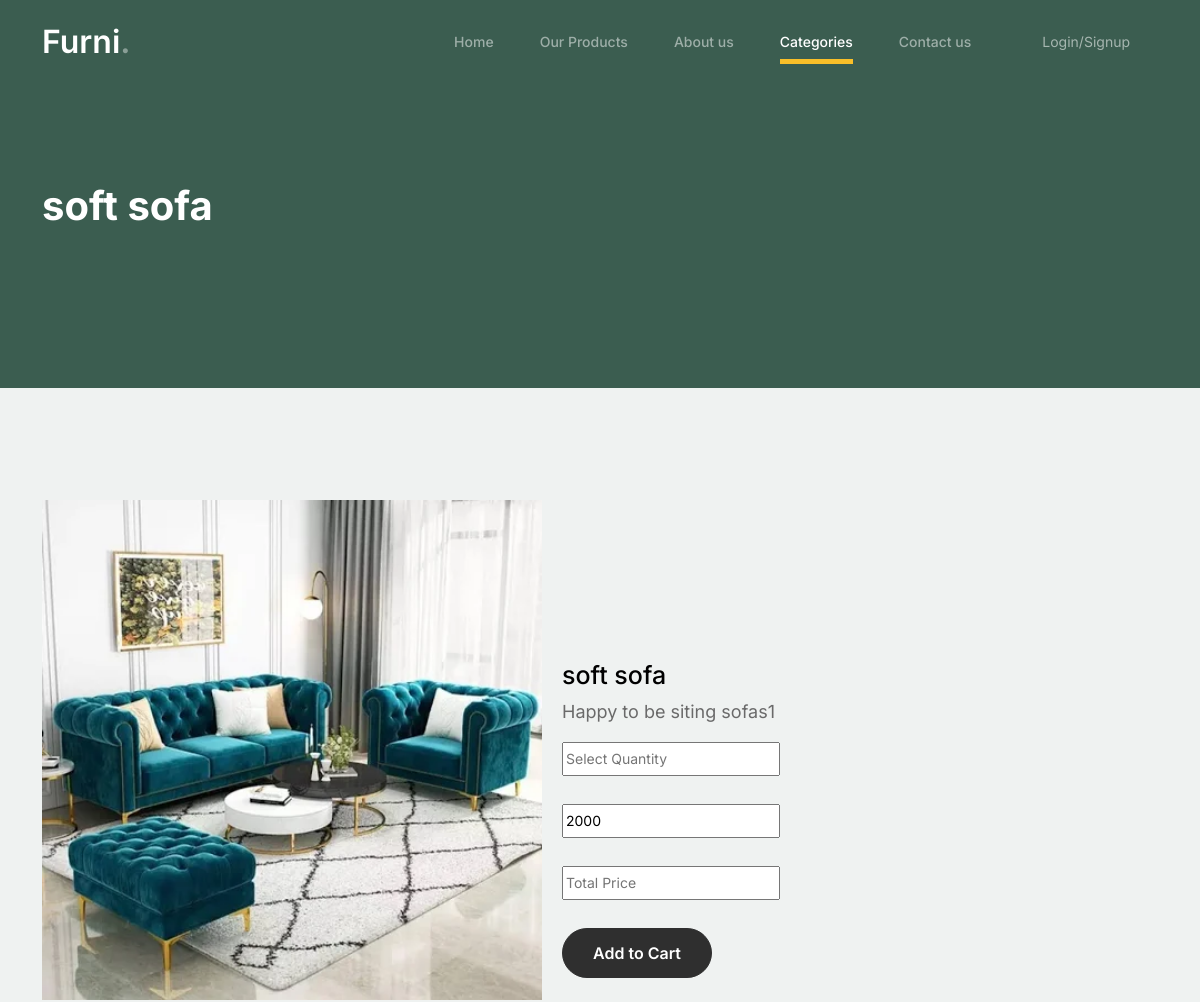
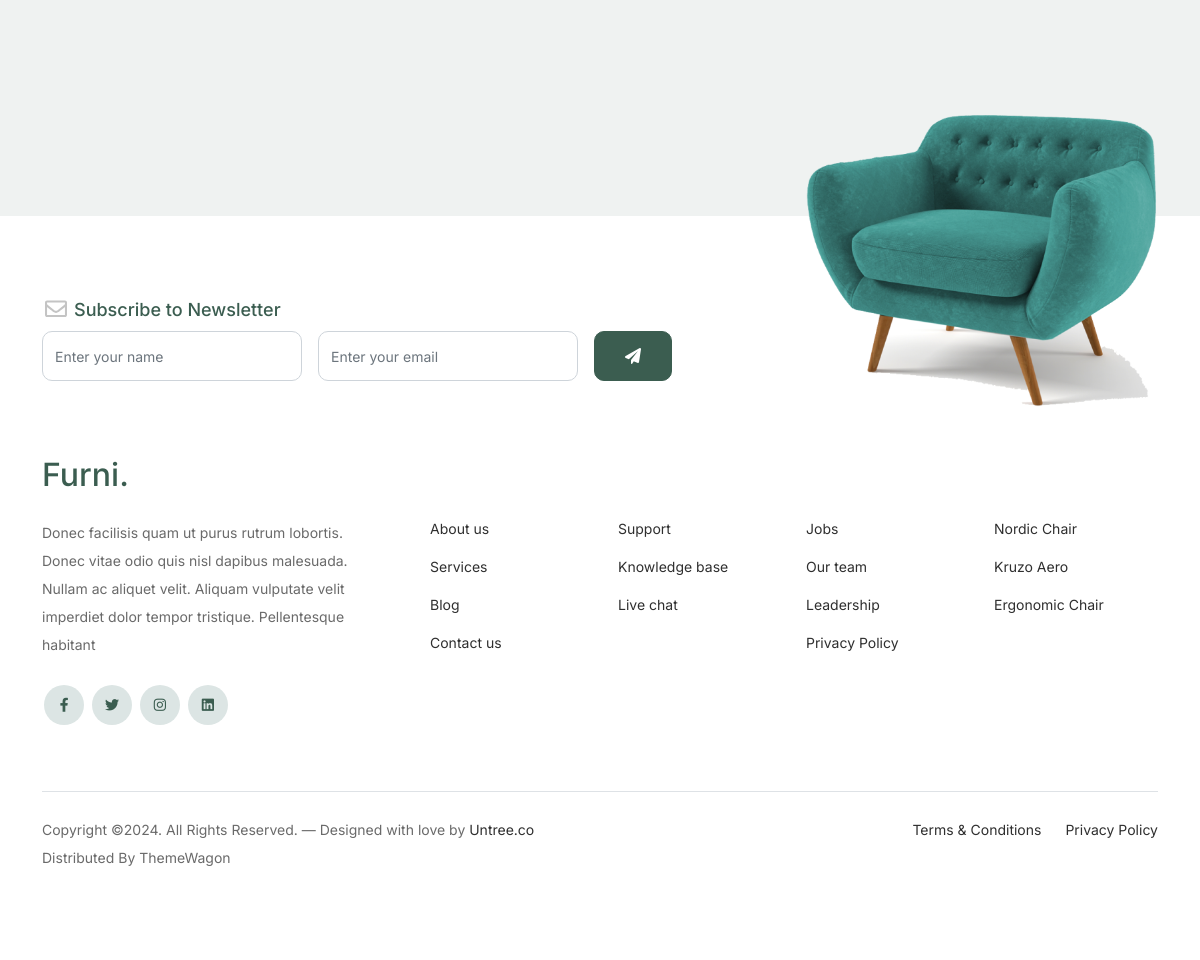
The page /single_page/6/ on the database its author committed (2 pictures, top to bottom).
### LibApp/models.py (models this page shows)
class productdb(models.Model):
    category_name = models.CharField(max_length=100,null=True,blank=True)
    product_name = models.CharField(max_length=100,null=True,blank=True)
    Des = models.CharField(max_length=100,null=True,blank=True)
    pri = models.IntegerField(null=True,blank=True)
    img = models.ImageField(upload_to='Product Images',null=True,blank=True)

### DecoApp/views.py (the view)
# urls.py: path('single_page/<int:pro_id>/',views.single_page,name="single_page"),
def single_page(co,pro_id):
    cat = formdb.objects.all()
    data = productdb.objects.get(id=pro_id)
    return render(co,"single_product.html",{'data':data,'cat':cat })

### DecoApp/templates/single_product.html (shortened to what this page needs)
<!doctype html>
{% load static %}
<html lang="en">
<head>
		<link href="{% static 'lod/css/bootstrap.min.css' %}" rel="stylesheet">
		<link href="https://cdnjs.cloudflare.com/ajax/libs/font-awesome/6.0.0-beta3/css/all.min.css" rel="stylesheet">
		<link href="{% static 'lod/css/tiny-slider.css' %}" rel="stylesheet">
		<link href="{% static 'lod/css/style.css' %}" rel="stylesheet">
	</head>
	<body>
		<nav class="custom-navbar navbar navbar navbar-expand-md navbar-dark bg-dark" arial-label="Furni navigation bar">
			<div class="container">
				<a class="navbar-brand" href="index.html">Furni<span>.</span></a>
				<div class="collapse navbar-collapse" id="navbarsFurni">
					<ul class="custom-navbar-nav navbar-nav ms-auto mb-2 mb-md-0">
						<li class="nav-item ">
							<a class="nav-link" href="{% url 'Home' %}">Home</a>
						</li>
						<li><a class="nav-link" href="{% url 'Shop' %}">Our Products</a></li>
						<li><a class="nav-link" href="{% url 'About' %}">About us</a></li>
						<li class="dropdown active" >
    						<a class="nav-link" href="#" role="button" data-bs-toggle="dropdown" aria-expanded="false">Categories</a>
						</li>
						<li><a class="nav-link" href="{% url 'Contact' %}">Contact us</a></li>
					</ul>
					<ul class="custom-navbar-cta navbar-nav mb-2 mb-md-0 ms-5">
						{% if request.session.name %}
						<li><a class="nav-link" href="{% url 'sessionlogout' %}">Welcome{{request.session.name}}<img src="{% static 'lod/images/user.svg' %}"></a></li>
						{% else %}
						<li><a class="nav-link" href="{% url 'signup_page' %}">Login/Signup</a></li>
						{% endif %}
					</ul>
				</div>
			</div>
		</nav>
			<div class="hero">
				<div class="container">
					<div class="row justify-content-between">
						<div class="col-lg-5">
							<div class="intro-excerpt">
								<h1>{{data.product_name}}</h1>
							</div>
						</div>
						<div class="col-lg-7">
						</div>
					</div>
				</div>
			</div>
		<div class="untree_co-section before-footer-section">
            <div class="container">
              <div class="row mb-5">
                <form  method="post" action="{% url 'save_cart' %}" >
					<img src="{{data.img.url}}" alt="Image" style="width:500px;height:500px" >
                  <div style="margin-left:520px;margin-top:-340px">
                      <h2 class="h5 text-black" style="font-size:25px">{{data.product_name}}</h2>
					  <p style="font-size:18px" >{{data.Des}}</p>
                      <input type="number"  min="1" id="qty"  name="quantity" placeholder="Select Quantity"><br><br>
					  <input type="text" id="price" value="{{data.pri}}"><br><br>
					  <input type="text" id="total" name="totalprice" placeholder="Total Price"><br>
					  <input type="hidden" value="{{request.session.name}}" readonly name="username"><br>
					  <button type="submit" class="btn btn-outline-success">Add to Cart</button>
                  </div>
                </form>
              </div>
            </div>
          </div>
		<footer class="footer-section">
			<div class="container relative">
				<div class="sofa-img">
					<img src="{% static 'lod/images/sofa.png' %}" alt="Image" class="img-fluid">
				</div>
				<div class="row">
					<div class="col-lg-8">
						<div class="subscription-form">
							<h3 class="d-flex align-items-center"><span class="me-1"><img src="{% static 'lod/images/envelope-outline.svg' %}" alt="Image" class="img-fluid"></span><span>Subscribe to Newsletter</span></h3>
							<form action="#" class="row g-3">
								<div class="col-auto">
									<input type="text" class="form-control" placeholder="Enter your name">
								</div>
								<div class="col-auto">
									<input type="email" class="form-control" placeholder="Enter your email">
								</div>
								<div class="col-auto">
									<button class="btn btn-primary">
										<span class="fa fa-paper-plane"></span>
									</button>
								</div>
							</form>
						</div>
					</div>
				</div>
				<div class="row g-5 mb-5">
					<div class="col-lg-4">
						<div class="mb-4 footer-logo-wrap"><a href="#" class="footer-logo">Furni<span>.</span></a></div>
						<p class="mb-4">Donec facilisis quam ut purus rutrum lobortis. Donec vitae odio quis nisl dapibus malesuada. Nullam ac aliquet velit. Aliquam vulputate velit imperdiet dolor tempor tristique. Pellentesque habitant</p>
						<ul class="list-unstyled custom-social">
							<li><a href="#"><span class="fa fa-brands fa-facebook-f"></span></a></li>
							<li><a href="#"><span class="fa fa-brands fa-twitter"></span></a></li>
							<li><a href="#"><span class="fa fa-brands fa-instagram"></span></a></li>
							<li><a href="#"><span class="fa fa-brands fa-linkedin"></span></a></li>
						</ul>
					</div>
					<div class="col-lg-8">
						<div class="row links-wrap">
							<div class="col-6 col-sm-6 col-md-3">
								<ul class="list-unstyled">
									<li><a href="#">About us</a></li>
									<li><a href="#">Services</a></li>
									<li><a href="#">Blog</a></li>
									<li><a href="#">Contact us</a></li>
								</ul>
							</div>
							<div class="col-6 col-sm-6 col-md-3">
								<ul class="list-unstyled">
									<li><a href="#">Support</a></li>
									<li><a href="#">Knowledge base</a></li>
									<li><a href="#">Live chat</a></li>
								</ul>
							</div>
							<div class="col-6 col-sm-6 col-md-3">
								<ul class="list-unstyled">
									<li><a href="#">Jobs</a></li>
									<li><a href="#">Our team</a></li>
									<li><a href="#">Leadership</a></li>
									<li><a href="#">Privacy Policy</a></li>
								</ul>
							</div>
							<div class="col-6 col-sm-6 col-md-3">
								<ul class="list-unstyled">
									<li><a href="#">Nordic Chair</a></li>
									<li><a href="#">Kruzo Aero</a></li>
									<li><a href="#">Ergonomic Chair</a></li>
								</ul>
							</div>
						</div>
					</div>
				</div>
				<div class="border-top copyright">
					<div class="row pt-4">
						<div class="col-lg-6">
							<p class="mb-2 text-center text-lg-start">Copyright &copy;. All Rights Reserved. &mdash; Designed with love by <a href="https://untree.co">Untree.co</a> Distributed By <a hreff="https://themewagon.com">ThemeWagon</a>
            </p>
						</div>
						<div class="col-lg-6 text-center text-lg-end">
							<ul class="list-unstyled d-inline-flex ms-auto">
								<li class="me-4"><a href="#">Terms &amp; Conditions</a></li>
								<li><a href="#">Privacy Policy</a></li>
							</ul>
						</div>
					</div>
				</div>
			</div>
		</footer>
	</body>
</html>

### DecoApp/static/lod/css/style.css (style rules this page uses)
body { overflow-x: hidden; position: relative; }
body { font-family: "Inter", sans-serif; font-weight: 400; line-height: 28px; color: #6a6a6a; font-size: 14px; background-color: #eff2f1; }
a { text-decoration: none; -webkit-transition: .3s all ease; -o-transition: .3s all ease; transition: .3s all ease; color: #2f2f2f; text-decoration: underline; }
.custom-navbar { background: #3b5d50 !important; padding-top: 20px; padding-bottom: 20px; }
.custom-navbar .navbar-brand { font-size: 32px; font-weight: 600; }
.custom-navbar .navbar-brand > span { opacity: .4; }
@media (min-width: 992px) { .custom-navbar .custom-navbar-nav li { margin-left: 15px; margin-right: 15px; } }
.custom-navbar .custom-navbar-nav li a { font-weight: 500; color: #ffffff !important; opacity: .5; -webkit-transition: .3s all ease; -o-transition: .3s all ease; transition: .3s all ease; position: relative; }
@media (min-width: 768px) { .custom-navbar .custom-navbar-nav li a:before { content: ""; position: absolute; bottom: 0; left: 8px; right: 8px; background: #f9bf29; height: 5px; opacity: 1; visibility: visible; width: 0; -webkit-transition: .15s all ease-out; -o-transition: .15s all ease-out; transition: .15s all ease-out; } }
.custom-navbar .custom-navbar-nav li.active a { opacity: 1; }
.custom-navbar .custom-navbar-nav li.active a:before { width: calc(100% - 16px); }
.custom-navbar .custom-navbar-cta { margin-left: 0 !important; -webkit-box-orient: horizontal; -webkit-box-direction: normal; -ms-flex-direction: row; flex-direction: row; }
@media (min-width: 768px) { .custom-navbar .custom-navbar-cta { margin-left: 40px !important; } }
.custom-navbar .custom-navbar-cta li { margin-left: 0px; margin-right: 0px; }
.custom-navbar .custom-navbar-cta li:first-child { margin-right: 20px; }
.hero { background: #3b5d50; padding: calc(4rem - 30px) 0 0rem 0; }
@media (min-width: 768px) { .hero { padding: calc(4rem - 30px) 0 4rem 0; } }
@media (min-width: 992px) { .hero { padding: calc(8rem - 30px) 0 8rem 0; } }
.hero .intro-excerpt { position: relative; z-index: 4; }
@media (min-width: 992px) { .hero .intro-excerpt { max-width: 450px; } }
.hero h1 { font-weight: 700; color: #ffffff; margin-bottom: 30px; }
.btn { font-weight: 600; padding: 12px 30px; border-radius: 30px; color: #ffffff; background: #2f2f2f; border-color: #2f2f2f; }
.btn.btn-primary { background: #3b5d50; border-color: #3b5d50; }
.before-footer-section { padding: 7rem 0 12rem 0 !important; }
.footer-section { padding: 80px 0; background: #ffffff; }
.footer-section .relative { position: relative; }
.footer-section a { text-decoration: none; color: #2f2f2f; -webkit-transition: .3s all ease; -o-transition: .3s all ease; transition: .3s all ease; }
.footer-section .subscription-form { margin-bottom: 40px; position: relative; z-index: 2; margin-top: 100px; }
@media (min-width: 992px) { .footer-section .subscription-form { margin-top: 0px; margin-bottom: 80px; } }
.footer-section .subscription-form h3 { font-size: 18px; font-weight: 500; color: #3b5d50; }
.footer-section .subscription-form .form-control { height: 50px; border-radius: 10px; font-family: "Inter", sans-serif; }
.footer-section .subscription-form .btn { border-radius: 10px !important; }
.footer-section .sofa-img { position: absolute; top: -200px; z-index: 1; right: 0; }
.footer-section .sofa-img img { max-width: 380px; }
.footer-section .links-wrap { margin-top: 0px; }
@media (min-width: 992px) { .footer-section .links-wrap { margin-top: 54px; } }
.footer-section .links-wrap ul li { margin-bottom: 10px; }
.footer-section .footer-logo-wrap .footer-logo { font-size: 32px; font-weight: 500; text-decoration: none; color: #3b5d50; }
.footer-section .custom-social li { margin: 2px; display: inline-block; }
.footer-section .custom-social li a { width: 40px; height: 40px; text-align: center; line-height: 40px; display: inline-block; background: #dce5e4; color: #3b5d50; border-radius: 50%; }
.footer-section .border-top { border-color: #dce5e4; }
.footer-section .border-top.copyright { font-size: 14px !important; }
.untree_co-section { padding: 7rem 0; }
.form-control { height: 50px; border-radius: 10px; font-family: "Inter", sans-serif; }

### rows shown on the page
productdb: product_name "soft sofa", img (picture), Des "Happy to be siting sofas1", pri "2000"
